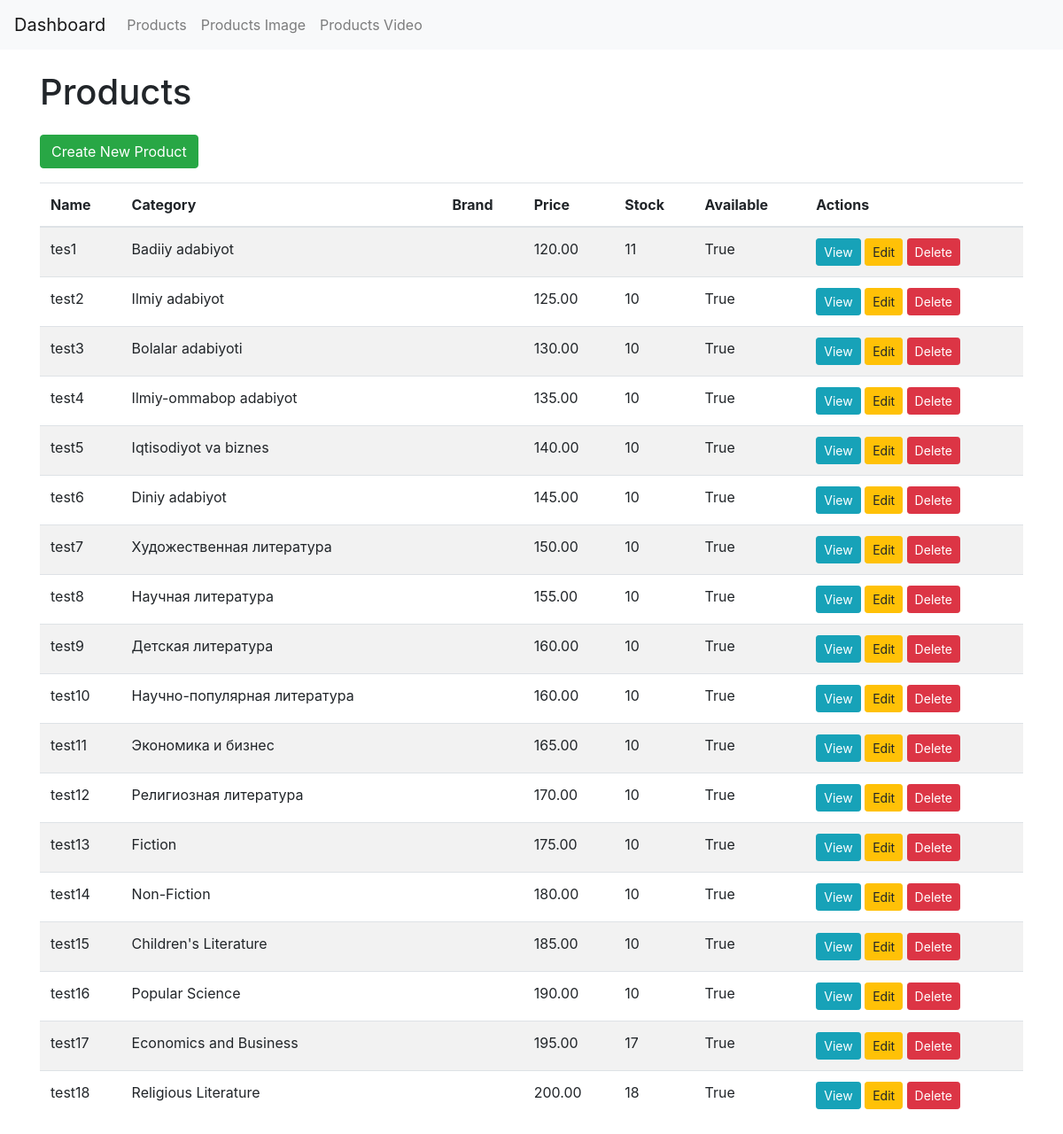
The app's page /seller/seller-products/ (signed in) with its own data.
### app/models.py (models this page shows, shortened)
class Product(models.Model):
    category = models.ForeignKey(Category, related_name='products', on_delete=models.CASCADE)
    author = models.CharField(max_length=55)
    name = models.CharField(max_length=255)
    description = models.TextField()
    price = models.DecimalField(max_digits=10, decimal_places=2)
    stock = models.IntegerField()
    available = models.BooleanField(default=True)
    created_at = models.DateTimeField(auto_now_add=True)
    updated_at = models.DateTimeField(auto_now=True)
    user = models.ForeignKey(User, on_delete=models.SET_NULL, null=True, blank=True)

class Category(models.Model):
    name = models.CharField(max_length=255)
    image = models.ImageField(upload_to='category_image/', null=True, blank=True)
    parent = models.ForeignKey('self', null=True, blank=True, related_name='subcategories', on_delete=models.CASCADE)

### seller/views.py (the view)
# urls.py: path('seller-products/', views.product_list, name='seller-product_list'),
def product_list(request):
    if check_status(request):
        products = Product.objects.filter(user=request.user)
        return render(request, 'seller/product_list.html', {'products': products})

### seller/views.py (called while the page is built)
def check_status(request):
    user = UserProfile.objects.get(user=request.user)
    if user.status == 'seller':
        return True
    else:
        return False

### seller/templates/seller/product_list.html (shortened to what this page needs)
{% extends 'seller/base.html' %}
{% block content %}
<h1 class="my-4">Products</h1>
<a href="{% url 'seller-create_product' %}" class="btn btn-success mb-3">Create New Product</a>
<table class="table table-striped">
    <thead>
        <tr>
            <th>Name</th>
            <th>Category</th>
            <th>Brand</th>
            <th>Price</th>
            <th>Stock</th>
            <th>Available</th>
            <th>Actions</th>
        </tr>
    </thead>
    <tbody>
        {% for product in products %}
        <tr>
            <td>{{ product.name }}</td>
            <td>{{ product.category.name }}</td>
            <td>{{ product.brand.name }}</td>
            <td>{{ product.price }}</td>
            <td>{{ product.stock }}</td>
            <td>{{ product.available }}</td>
            <td>
                <a href="{% url 'seller-product_detail' product.pk %}" class="btn btn-info btn-sm">View</a>
                <a href="{% url 'seller-update_product' product.pk %}" class="btn btn-warning btn-sm">Edit</a>
                <form action="{% url 'seller-delete_product' product.pk %}" method="post" style="display:inline;">
                    <button type="submit" class="btn btn-danger btn-sm">Delete</button>
                </form>
            </td>
        </tr>
        {% endfor %}
    </tbody>
</table>
{% endblock %}

### records on screen
Product: name "tes1", category.name "Badiiy adabiyot", price "120.00", stock "11", available "True"
Product: name "test2", category.name "Ilmiy adabiyot", price "125.00", stock "10", available "True"
Product: name "test3", category.name "Bolalar adabiyoti", price "130.00", stock "10", available "True"
Product: name "test4", category.name "Ilmiy-ommabop adabiyot", price "135.00", stock "10", available "True"
Product: name "test5", category.name "Iqtisodiyot va biznes", price "140.00", stock "10", available "True"
Product: name "test6", category.name "Diniy adabiyot", price "145.00", stock "10", available "True"
Product: name "test7", category.name "Художественная литература", price "150.00", stock "10", available "True"
Product: name "test8", category.name "Научная литература", price "155.00", stock "10", available "True"
Product: name "test9", category.name "Детская литература", price "160.00", stock "10", available "True"
Product: name "test10", category.name "Научно-популярная литература", price "160.00", stock "10", available "True"
Product: name "test11", category.name "Экономика и бизнес", price "165.00", stock "10", available "True"
Product: name "test12", category.name "Религиозная литература", price "170.00", stock "10", available "True"
Product: name "test13", category.name "Fiction", price "175.00", stock "10", available "True"
Product: name "test14", category.name "Non-Fiction", price "180.00", stock "10", available "True"
Product: name "test15", category.name "Children's Literature", price "185.00", stock "10", available "True"
Product: name "test16", category.name "Popular Science", price "190.00", stock "10", available "True"
Product: name "test17", category.name "Economics and Business", price "195.00", stock "17", available "True"
Product: name "test18", category.name "Religious Literature", price "200.00", stock "18", available "True"
